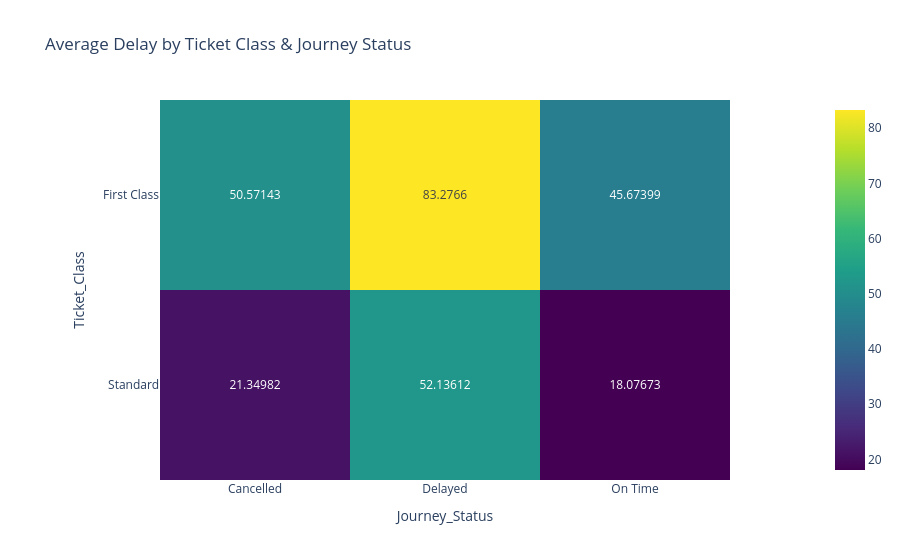

This figure's notebook cell:
### Markdown cell above
X-axis: Numerical Variables
Y-axis: Numerical Variables

Chart Explanation:
This heatmap shows correlation between numerical variables. Colors represent strength of relationship.
Values range from -1 to +1. Annotations display exact correlation values.

Insight:
Correlation between price and delay is very weak. This means price does not influence delay.
Variables behave independently. No strong linear relationship exists.

### Code cell
# Interactive Heatmap – Delay by Class & Status
pivot = df.pivot_table(values="Ticket_Price", index="Ticket_Class",
                       columns="Journey_Status", aggfunc='mean').reset_index()

fig = px.imshow(pivot.set_index("Ticket_Class"),
                text_auto=True, 
                color_continuous_scale='Viridis',
                title="Average Delay by Ticket Class & Journey Status")

show_and_save(fig, "my_chart.html")

### Figure 1 — Plotly figure (JSON) as saved in the notebook; plotly's stock layout.template omitted (floating-point values rounded to 4 significant figures)
{"data": [{"coloraxis": "coloraxis", "hovertemplate": "Journey_Status: %{x}<br>Ticket_Class: %{y}<br>color: %{z}<extra></extra>", "name": "0", "texttemplate": "%{z}", "type": "heatmap", "x": ["Cancelled", "Delayed", "On Time"], "xaxis": "x", "y": ["First Class", "Standard"], "yaxis": "y", "z": [[50.57, 83.28, 45.67], [21.35, 52.14, 18.08]]}], "layout": {"coloraxis": {"colorscale": [[0, "#440154"], [0.1111, "#482878"], [0.2222, "#3e4989"], [0.3333, "#31688e"], [0.4444, "#26828e"], [0.5556, "#1f9e89"], [0.6667, "#35b779"], [0.7778, "#6ece58"], [0.8889, "#b5de2b"], [1, "#fde725"]]}, "title": {"text": "Average Delay by Ticket Class & Journey Status"}, "xaxis": {"anchor": "y", "constrain": "domain", "domain": [0, 1], "scaleanchor": "y", "title": {"text": "Journey_Status"}}, "yaxis": {"anchor": "x", "autorange": "reversed", "constrain": "domain", "domain": [0, 1], "title": {"text": "Ticket_Class"}}}}
